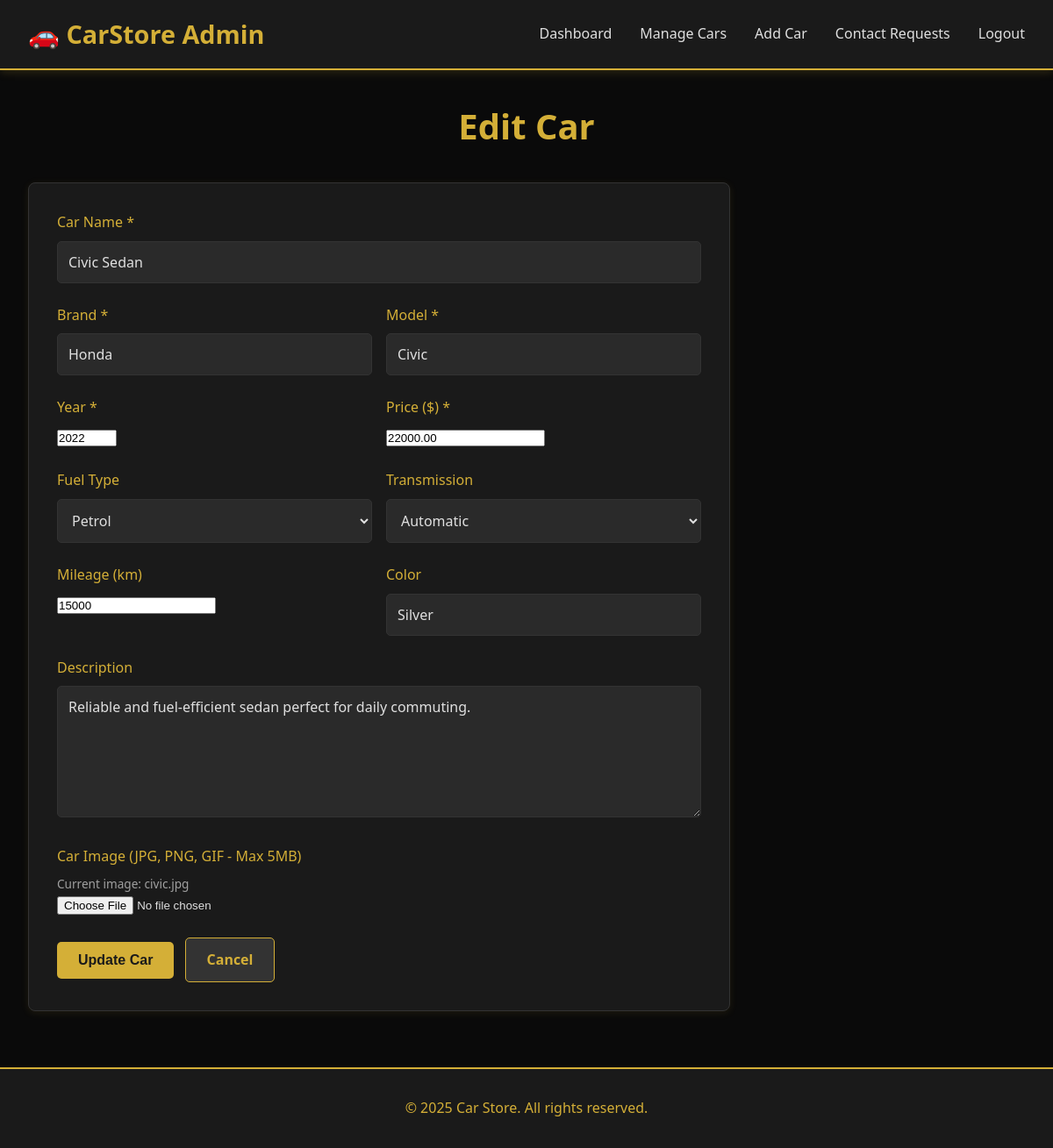
The page /admin/edit-car.php?id=1 (signed in) on the database its author committed.
### tables this page shows
CREATE TABLE IF NOT EXISTS cars (
    id INT PRIMARY KEY AUTO_INCREMENT,
    name VARCHAR(100) NOT NULL,
    brand VARCHAR(50) NOT NULL,
    model VARCHAR(50) NOT NULL,
    year INT NOT NULL,
    price DECIMAL(10, 2) NOT NULL,
    mileage INT,
    fuel_type VARCHAR(20),
    transmission VARCHAR(20),
    color VARCHAR(30),
    description LONGTEXT,
    image VARCHAR(255),
    created_at TIMESTAMP DEFAULT CURRENT_TIMESTAMP,
    updated_at TIMESTAMP DEFAULT CURRENT_TIMESTAMP ON UPDATE CURRENT_TIMESTAMP
);

### admin/edit-car.php (the view, shortened to what this page needs)
<?php
require_once('../includes/db.php');
$car_id = isset($_GET['id']) ? intval($_GET['id']) : 0;
$sql = "SELECT * FROM cars WHERE id = ?";
$stmt = $conn->prepare($sql);
$stmt->bind_param("i", $car_id);
$stmt->execute();
$result = $stmt->get_result();
$car = $result->fetch_assoc();
?>
<!DOCTYPE html>
<html lang="en">
<head>
    <link rel="stylesheet" href="../css/style.css">
</head>
<body>
<nav class="navbar">
    <div class="nav-container">
        <div class="nav-logo">
            <h1>🚗 CarStore Admin</h1>
        </div>
        <ul class="nav-menu">
            <li><a href="index.php">Dashboard</a></li>
            <li><a href="manage-cars.php">Manage Cars</a></li>
            <li><a href="add-car.php">Add Car</a></li>
            <li><a href="manage-contacts.php">Contact Requests</a></li>
            <li><a href="logout.php">Logout</a></li>
        </ul>
    </div>
</nav>
<main>
    <div class="page-title">
        <h2>Edit Car</h2>
    </div>
    <div class="contact-form" style="max-width: 800px;">
        <form method="POST" enctype="multipart/form-data" id="carForm">
            <div class="form-group">
                <label for="name">Car Name *</label>
                <input type="text" id="name" name="name" value="<?php echo htmlspecialchars($car['name']); ?>" required>
            </div>
            <div style="display: grid; grid-template-columns: 1fr 1fr; gap: 1rem;">
                <div class="form-group">
                    <label for="brand">Brand *</label>
                    <input type="text" id="brand" name="brand" value="<?php echo htmlspecialchars($car['brand']); ?>" required>
                </div>
                <div class="form-group">
                    <label for="model">Model *</label>
                    <input type="text" id="model" name="model" value="<?php echo htmlspecialchars($car['model']); ?>" required>
                </div>
            </div>
            <div style="display: grid; grid-template-columns: 1fr 1fr; gap: 1rem;">
                <div class="form-group">
                    <label for="year">Year *</label>
                    <input type="number" id="year" name="year" value="<?php echo $car['year']; ?>" min="1900" max="<?php echo date('Y') + 1; ?>" required>
                </div>
                <div class="form-group">
                    <label for="price">Price ($) *</label>
                    <input type="number" id="price" name="price" step="0.01" value="<?php echo $car['price']; ?>" required>
                </div>
            </div>
            <div style="display: grid; grid-template-columns: 1fr 1fr; gap: 1rem;">
                <div class="form-group">
                    <label for="fuel_type">Fuel Type</label>
                    <select id="fuel_type" name="fuel_type">
                        <option value="Petrol" <?php if ($car['fuel_type'] === 'Petrol') echo 'selected'; ?>>Petrol</option>
                    </select>
                </div>
                <div class="form-group">
                    <label for="transmission">Transmission</label>
                    <select id="transmission" name="transmission">
                        <option value="Automatic" <?php if ($car['transmission'] === 'Automatic') echo 'selected'; ?>>Automatic</option>
                    </select>
                </div>
            </div>
            <div style="display: grid; grid-template-columns: 1fr 1fr; gap: 1rem;">
                <div class="form-group">
                    <label for="mileage">Mileage (km)</label>
                    <input type="number" id="mileage" name="mileage" value="<?php echo $car['mileage']; ?>">
                </div>
                <div class="form-group">
                    <label for="color">Color</label>
                    <input type="text" id="color" name="color" value="<?php echo htmlspecialchars($car['color']); ?>">
                </div>
            </div>
            <div class="form-group">
                <label for="description">Description</label>
                <textarea id="description" name="description"><?php echo htmlspecialchars($car['description']); ?></textarea>
            </div>
            <div class="form-group">
                <label for="image">Car Image (JPG, PNG, GIF - Max 5MB)</label>
                <?php if (!empty($car['image'])): ?>
                    <p><small>Current image: <?php echo htmlspecialchars($car['image']); ?></small></p>
                <?php endif; ?>
                <input type="file" id="image" name="image" accept=".jpg,.jpeg,.png,.gif">
            </div>
            <button type="submit" class="btn">Update Car</button>
            <a href="manage-cars.php" class="btn btn-secondary" style="margin-left: 0.5rem;">Cancel</a>
        </form>
    </div>
</main>
<footer class="footer">
    <div class="footer-content">
        <p>&copy; 2025 Car Store. All rights reserved.</p>
    </div>
</footer>
</body>
</html>

### css/style.css (style rules this page uses)
* { margin: 0; padding: 0; box-sizing: border-box; }
body { font-family: 'Segoe UI', Tahoma, Geneva, Verdana, sans-serif; line-height: 1.6; color: #e0e0e0; background-color: #0a0a0a; }
.navbar { background-color: #1a1a1a; color: #d4af37; padding: 1rem 0; position: sticky; top: 0; box-shadow: 0 2px 10px rgba(212, 175, 55, 0.2); z-index: 100; border-bottom: 2px solid #d4af37; }
.nav-container { max-width: 1200px; margin: 0 auto; display: flex; justify-content: space-between; align-items: center; padding: 0 2rem; }
.nav-logo h1 { font-size: 1.8rem; font-weight: bold; color: #d4af37; }
.nav-menu { display: flex; list-style: none; gap: 2rem; }
.nav-menu a { color: #e0e0e0; text-decoration: none; transition: color 0.3s; font-weight: 500; }
main { max-width: 1200px; margin: 2rem auto; padding: 0 2rem; min-height: calc(100vh - 200px); }
.footer { background-color: #1a1a1a; color: #d4af37; text-align: center; padding: 2rem; margin-top: 4rem; border-top: 2px solid #d4af37; }
.footer-content { max-width: 1200px; margin: 0 auto; }
.page-title { text-align: center; margin-bottom: 2rem; color: #d4af37; }
.page-title h2 { font-size: 2.5rem; margin-bottom: 0.5rem; color: #d4af37; }
.btn { display: inline-block; padding: 0.75rem 1.5rem; background: #d4af37; color: #1a1a1a; text-decoration: none; border-radius: 5px; transition: background 0.3s; border: none; cursor: pointer; font-size: 1rem; font-weight: 600; }
.btn-secondary { background: #333; color: #d4af37; border: 1px solid #d4af37; }
.contact-form { background: #1a1a1a; padding: 2rem; border-radius: 8px; box-shadow: 0 2px 10px rgba(212, 175, 55, 0.1); max-width: 600px; margin-top: 2rem; border: 1px solid #333; }
.form-group { margin-bottom: 1.5rem; }
label { display: block; margin-bottom: 0.5rem; font-weight: 500; color: #d4af37; }
input[type="text"], input[type="email"], input[type="tel"], input[type="password"], textarea, select { width: 100%; padding: 0.75rem; border: 1px solid #333; border-radius: 5px; font-size: 1rem; font-family: inherit; transition: border-color 0.3s; background: #2a2a2a; color: #e0e0e0; }
textarea { resize: vertical; min-height: 150px; }
small { display: block; margin-top: 0.3rem; color: #a0a0a0; font-size: 0.85rem; }

### rows shown on the page
cars: name "Civic Sedan", brand "Honda", model "Civic", year "2022", price "22000.00", fuel_type "Petrol", transmission "Automatic", mileage "15000", color "Silver", description "Reliable and fuel-efficient sedan perfect for daily commuting.", image "civic.jpg"
